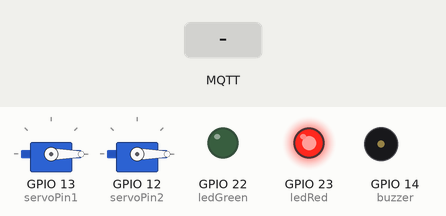
A sketch run on a simulated ESP32. Parts: 2 × servo, output pins drawn as LEDs (lit = HIGH), buzzer (waves = sounding, pin HIGH). Inputs (shaded band) come from the test bench. WiFi joins after 1.5 s; servers stay silent unless stated; no MQTT or app messages arrive unless stated; what the sketch prints to the serial monitor is not drawn.

Above: at 2.7 s.
2.8 s: MQTT message "true" arrives on the second subscribed topic
At 2.95 s:
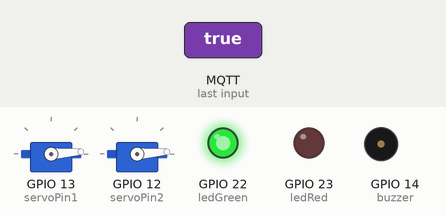
At 3.55 s:
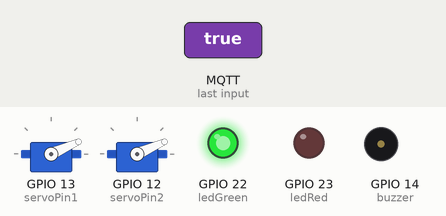
5.8 s: MQTT message "5" arrives on the second subscribed topic
At 6.85 s:
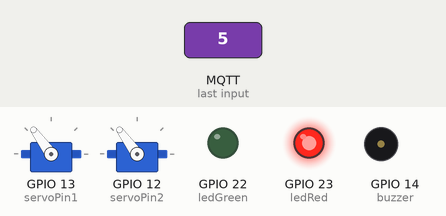
8.8 s: MQTT message "on" arrives on the second subscribed topic
Timing chart, 0 to 16.0 s (numbered marks = the images above; inputs shaded):
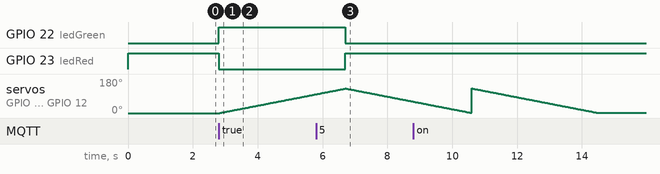

Measured:
- after the input at 2.8 s, GPIO 22 (ledGreen): LOW → HIGH at once; GPIO 23 (ledRed): HIGH → LOW at once; servo on GPIO 13 (servoPin1), servo on GPIO 12 (servoPin2): moves from 0° to 99° over 2.9 s, starting at once
- after the input at 5.8 s, GPIO 22 (ledGreen): HIGH → LOW after 0.90 s; GPIO 23 (ledRed): LOW → HIGH after 0.90 s

The sketch:

CoronEntry_ESP.ino
```cpp
#include <WiFi.h>
#include <PubSubClient.h>
#include <Wire.h>
#include <ESP32Servo.h>
#include <OneWire.h>
#include <DallasTemperature.h>
#define ONE_WIRE_BUS 4

OneWire oneWire(ONE_WIRE_BUS);
DallasTemperature sensors(&oneWire);

const String EP_code = "ep01";

const int ledGreen = 22;
const int ledRed = 23;
const int tempPin = 35;

Servo myservo1;
Servo myservo2;
const int buzzer = 14;
const int servoPin1 = 13;
const int servoPin2 = 12;

float Celcius = 0;

const char* ssid = "POCO";
const char* password = "19216801";

const char* mqtt_broker_user = "domantas.kelpsas@gmail.com";
const char* mqtt_broker_password = "8b2ae255";
const char* mqtt_broker = "mqtt.dioty.co";
const char* outTopic = "/domantas.kelpsas@gmail.com/out";
const char* inTopic = "/domantas.kelpsas@gmail.com/in";
const char* servoTopic = "/domantas.kelpsas@gmail.com/servo";
const char* bodytempTopic = "/domantas.kelpsas@gmail.com/bodytemp/in";
const char* bodytempBoolTopic = "/domantas.kelpsas@gmail.com/bodytempBool/in";
const char* maskTopic = "/domantas.kelpsas@gmail.com/mask/out";
const char* templimitTopic = "/domantas.kelpsas@gmail.com/templimit";
const char* bodytempBoolVirusTopic = "/domantas.kelpsas@gmail.com/bodytempvirus";

bool maskOn = false;
float templimit = 37;
long tempReadingStart = millis();
bool bodyTempReadStarted = false;

WiFiClient espClient;
PubSubClient client(espClient);
long lastMsg = 0;
char msg[50];
int value = 0;


void setup() {

  pinMode(buzzer, OUTPUT);
  pinMode(ledGreen, OUTPUT);
  pinMode(ledRed, OUTPUT);
  pinMode(tempPin, INPUT);

  digitalWrite(ledRed, HIGH);
  digitalWrite(ledGreen, LOW);

  Serial.begin(115200);
  sensors.begin();
  setup_wifi();
  client.setServer(mqtt_broker, 1883);
  client.setCallback(callback);

  myservo1.setPeriodHertz(50);
  myservo1.attach(servoPin1);

  myservo2.setPeriodHertz(50);
  myservo2.attach(servoPin2);
  servoReset();
}

void setup_wifi() {
  delay(10);
  Serial.println();
  Serial.print("Connecting to ");
  Serial.println(ssid);

  WiFi.begin(ssid, password);

  while (WiFi.status() != WL_CONNECTED) {
    delay(500);
    Serial.print(".");
  }

  Serial.println("");
  Serial.println("WiFi connected");
  Serial.println("IP address: ");
  Serial.println(WiFi.localIP());
}

void callback(char* topic, byte* message, unsigned int length) {
  Serial.print("Message arrived on topic: ");
  Serial.print(topic);
  Serial.print(". Message: ");
  String messageTemp;

  for (int i = 0; i < length; i++) {
    Serial.print((char)message[i]);
    messageTemp += (char)message[i];
  }
  Serial.println();

  if (String(topic) == String(maskTopic)) {
    if (messageTemp == "true") maskOn = true;
  }
  if (String(topic) == String(servoTopic)) {
    servoControl(messageTemp);
  }
  if (String(topic) == String(templimitTopic)) {
    setBodyTempLimit(messageTemp);
  }
}

void reconnect() {
  // Loop until we're reconnected
  while (!client.connected()) {
    Serial.print("Attempting MQTT connection...");
    // Attempt to connect
    if (client.connect("ESP32", mqtt_broker_user, mqtt_broker_password)) {
      Serial.println("connected");
      // Subscribe
      client.subscribe(inTopic);
      client.subscribe(servoTopic);
      client.subscribe(maskTopic);
       client.subscribe(templimitTopic);
    } else {
      Serial.print("failed, rc=");
      Serial.print(client.state());
      Serial.println(" try again in 5 seconds");

      delay(5000);
    }
  }
}

void servoControl(String messageTemp) {
  if (messageTemp == "true")
  {
    digitalWrite(ledGreen, HIGH);
    digitalWrite(ledRed, LOW);
    for (int pos = 0; pos < 130; pos += 1) {
      // in steps of 1 degree
      myservo1.write(pos);
      myservo2.write(pos);
      delay(30);
    }
  }
  else {

    digitalWrite(ledRed, HIGH);
    digitalWrite(ledGreen, LOW);

    for (int pos = 130; pos > 0; pos -= 1) {
      // in steps of 1 degree
      myservo1.write(pos);
      myservo2.write(pos);
      delay(30);
    }
  }

}

void servoReset()
{
  myservo1.write(0);
  myservo2.write(0);
}

float readBodytemp() {
  long now = millis();
  if (!bodyTempReadStarted) {
    delay(1500);
    tempReadingStart = millis();
    bodyTempReadStarted = true;
  }
  if (now - tempReadingStart > 30000) {
    client.publish(bodytempBoolTopic, "false");
    maskOn = false;
    bodyTempReadStarted = false;
  }
  sensors.requestTemperatures();
  Celcius = sensors.getTempCByIndex(0);
  Serial.print(" C  ");
  Serial.print(Celcius);
  Serial.println("");
  snprintf(msg, 75, "%0.2f", Celcius);
  client.publish(bodytempTopic, msg);
  return Celcius;
}

void setBodyTempLimit(String templimitMsg) {
  templimit = templimitMsg.toFloat();
}


void loop() {


  if (!client.connected()) {
    reconnect();
  }
  client.loop();

  Serial.println(templimit);

  long now = millis();
  if (now - lastMsg > 2000) {

  }
  if (maskOn) {

    float bodytemp = readBodytemp();

    if (bodytemp > templimit)
    {
      client.publish(bodytempBoolVirusTopic, "true");
      client.publish(bodytempBoolTopic, "false");
      maskOn = false;
    }
    if (bodytemp <= templimit && bodytemp >= templimit-2) {
      client.publish(bodytempBoolTopic, "true");
      tone(buzzer, 1000); // Send 1KHz sound signal...
      delay(1000);        // ...for 1 sec
      noTone(buzzer);     // Stop sound...
      maskOn = false;
    }
    delay(1000);
  }


}
```
